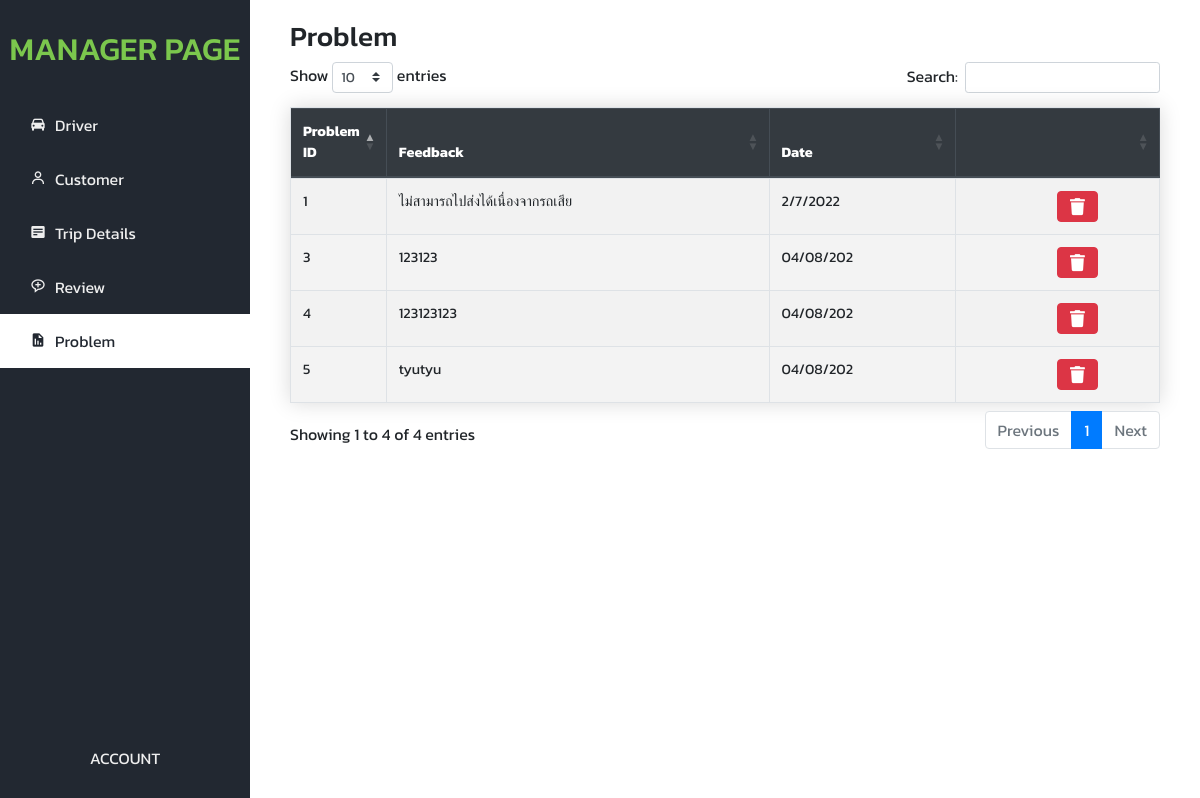
/SendIP/Admin_Page/Manager-Report.php, run on the app's committed database.
### tables this page shows
CREATE TABLE `problem` (
  `Problem_ID` int(1) NOT NULL,
  `Problem_text` varchar(47) DEFAULT NULL,
  `Problem_reportDate` varchar(9) DEFAULT NULL
);

### SendIP/Admin_Page/Manager-Report.php (the view, shortened to what this page needs)
	<?php
		include('connect.php');
	?>
<!DOCTYPE html>
<html lang="en">
	<head>
		<link rel="stylesheet" href="./css/style.css">
		<link href='https://unpkg.com/boxicons@2.1.1/css/boxicons.min.css' rel='stylesheet'>
		<link rel="stylesheet" href="https://maxcdn.bootstrapcdn.com/bootstrap/4.5.2/css/bootstrap.min.css">
		<link rel="stylesheet" href="https://use.fontawesome.com/releases/v5.7.0/css/all.css"
>
		<link rel="stylesheet" href="https://cdn.datatables.net/1.11.5/css/dataTables.bootstrap4.min.css">
		<link rel="stylesheet" href="https://cdnjs.cloudflare.com/ajax/libs/twitter-bootstrap/4.5.2/css/bootstrap.css">
	</head>
	<body>
		<div class="wrapper">
			<div class="sidebar">
				<h2>Manager Page</h2>
				<ul>
                    <li><a href="./Manager-Driver.php"><i class='bx bxs-car'></i>Driver</a></li>
                    <li><a href="./Manager-Customer.php"><i class='bx bx-user'></i></i>Customer</a></li>
					<li><a href="./Manager-Trip.php"><i class='bx bxs-detail'></i>Trip Details</a></li>
					<li><a href="./Manager-Review.php"><i class='bx bx-message-rounded-add' ></i>Review</a></li>
					<li class="active"><a href="./Manager-Report.php"><i class='bx bxs-report'></i>Problem</a></li>
				</ul>
				<div class="account">
					<span>Account</span>
				</div>
			</div>
			<div class="main">
                <div class="head">
                    <h3>Problem</h3>
                </div>
                <div class="body">
					<table id="example" class="table table-striped table-bordered table-hover table-responsive-sm" style="width:100%">
						<thead class="thead-dark">
							<tr>
								<th>Problem ID</th>
								<th>Feedback</th>
								<th>Date</th>
								<th></th>
							</tr>
						</thead>
						<tbody>
							<?php
								$sql = "SELECT * FROM problem";
								$result = mysqli_query($conn, $sql);
								while ($item = mysqli_fetch_assoc($result)) { ?>
							<tr>
								<td width="5%"><?php echo $item["Problem_ID"]; ?></td>
								<td><?php echo $item["Problem_text"]; ?></td>
								<td><?php echo $item["Problem_reportDate"]; ?></td>
								<td class="text-center">
									<div class="btn-group btn-group-sm">
									<center>
										<a class="btn btn-danger" href="del_report.php?id=<?php echo $item["Problem_ID"]; ?>" onclick=\"return confirm('Do you want to delete this record? !!!')\">
											<i class="fas fa-trash"> </i>
										</a>
									</center>
									</div>
								</td>
							</tr>
							<?php
								}
							?>
						</tbody>
					</table>
                </div>
            </div>
		</div>
	</body>
</html>

### SendIP/Admin_Page/css/style.css (style rules this page uses)
* { margin: 0; padding: 0; box-sizing: border-box; font-family: 'Kanit', sans-serif; }
body { background: #EEEEEE; }
h3 { font-size: 35px; font-weight: 300; }
.wrapper { display: flex; position: relative; }
.wrapper .sidebar { position: fixed; top: 0; left: 0; height: 100%; width: 250px; background: #222831; }
.wrapper .sidebar h2 { color: #7BC74D; text-transform: uppercase; text-align: center; margin-bottom: 30px; margin-top: 30px; }
.wrapper .sidebar ul li { padding: 15px 30px 15px; list-style-type: none; }
.wrapper .sidebar ul li a { color: #EEE; display: block; text-decoration: none; }
.wrapper .sidebar ul li .bx { width: 25px; }
.wrapper .sidebar ul li.active a { color: #222831; }
.wrapper .sidebar ul li.active { background-color: #fff; }
.wrapper .sidebar .account { position: absolute; bottom: 0; left: 50%; transform: translateX(-50%); display: flex; padding-bottom: 30px; color: #EEEEEE; text-transform: uppercase; }
.wrapper .main { width: 80%; margin-left: 200px; display: inline-block; flex-wrap: wrap; }
.wrapper .main .head { display: flex; margin-top: 20px; margin-left: 90px; flex-wrap: wrap; }
.wrapper .main .btn { display: flex; margin-left: 40px; flex-wrap: wrap; }
.wrapper .main .body { margin-left: 90px; display: block; flex-wrap: wrap; }
.table { border-collapse: collapse; margin: 25px 0; font-size: 0.9em; font-family: sans-serif; min-width: 750px; box-shadow: 0 0 20px rgba(0, 0, 0, 0.15); }
.table thead tr { background-color: #393E46; color: #ffffff; text-align: left; }
.table th, .table td { padding: 8px 10px; }
.table tbody tr { border-bottom: 1px solid #dddddd; }
.table tbody tr:nth-of-type(even) { background-color: #f3f3f3; }
.table tbody tr:last-of-type { border-bottom: 2px solid #393E46; }
.table td i { text-align: center; font-size: 17px; color: white; }

### data on the page
problem: Problem_ID "1", Problem_text "ไม่สามารถไปส่งได้เนื่องจากรถเสีย", Problem_reportDate "2/7/2022"
problem: Problem_ID "3", Problem_text "123123", Problem_reportDate "04/08/202"
problem: Problem_ID "4", Problem_text "123123123", Problem_reportDate "04/08/202"
problem: Problem_ID "5", Problem_text "tyutyu", Problem_reportDate "04/08/202"
